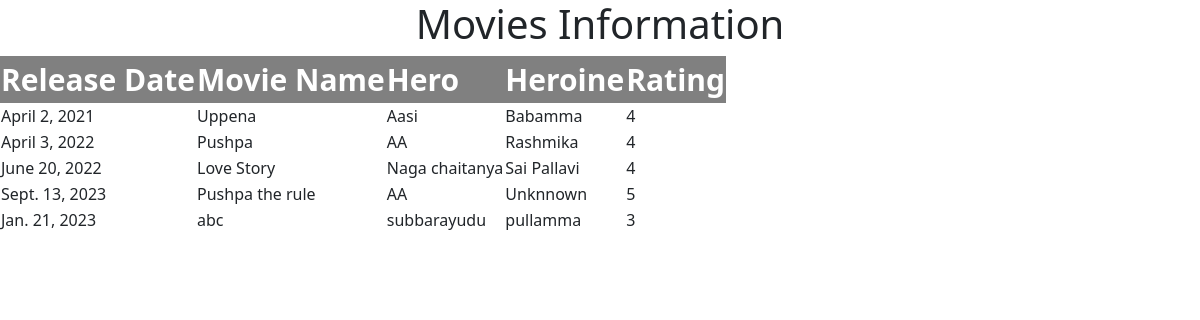
/listmovie/, run on the app's committed database.
### app1/models.py (models this page shows)
class Movie(models.Model):
    rdate=models.DateField()
    moviename=models.CharField(max_length=20)
    hero=models.CharField(max_length=20)
    heroine=models.CharField(max_length=20)
    rating=models.IntegerField()

### app1/views.py (the view)
# urls.py: path('listmovie/',views.list_movie_view),
def list_movie_view(request):
    movies_list=Movie.objects.all()
    return render(request,'app1/listmovie.html',{'movies_list':movies_list})

### templates/app1/listmovie.html (shortened to what this page needs)
<!DOCTYPE html>
{%load static%}
<html lang="en">
<head>
    <link rel="stylesheet" type="text/css" href="{%static "css/movie.css"%}">
    <link href="https://cdn.jsdelivr.net/npm/bootstrap@5.3.0-alpha3/dist/css/bootstrap.min.css" rel="stylesheet">
</head>
</head>
<body>
     <h1>Movies Information</h1>
     {% if movies_list %}
     <table>
         <thead>
             <th>Release Date</th>
             <th>Movie Name</th>
             <th>Hero</th>
             <th>Heroine</th>
             <th>Rating</th>
         </thead>
         {% for movie in movies_list %}
         <tr>
             <td>{{movie.rdate}}</td>
             <td>{{movie.moviename}}</td>
             <td>{{movie.hero}}</td>
             <td>{{movie.heroine}}</td>
             <td>{{movie.rating}}</td>
         </tr>
     {% endfor %}
     </table>
    {% else %}
    <p>No Movies Found</p>
    {% endif %}
</body>
</html>

### static/css/movie.css (style rules this page uses)
body { background:grey }
thead,th { border:2px solid black; font-size:30px; color:white; background:grey; }
h1 { text-align:center; }

### data on the page
Movie: rdate "April 2, 2021", moviename "Uppena", hero "Aasi", heroine "Babamma", rating "4"
Movie: rdate "April 3, 2022", moviename "Pushpa", hero "AA", heroine "Rashmika", rating "4"
Movie: rdate "June 20, 2022", moviename "Love Story", hero "Naga chaitanya", heroine "Sai Pallavi", rating "4"
Movie: rdate "Sept. 13, 2023", moviename "Pushpa the rule", hero "AA", heroine "Unknnown", rating "5"
Movie: rdate "Jan. 21, 2023", moviename "abc", hero "subbarayudu", heroine "pullamma", rating "3"
